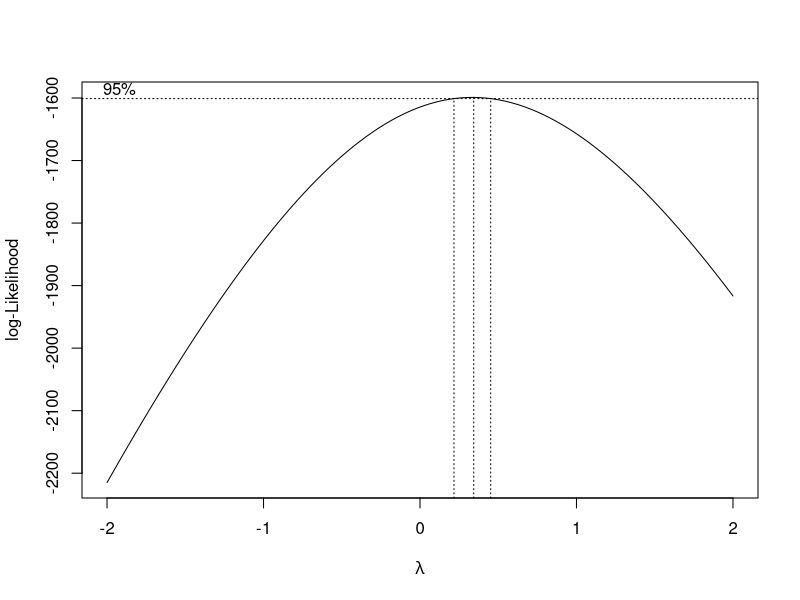
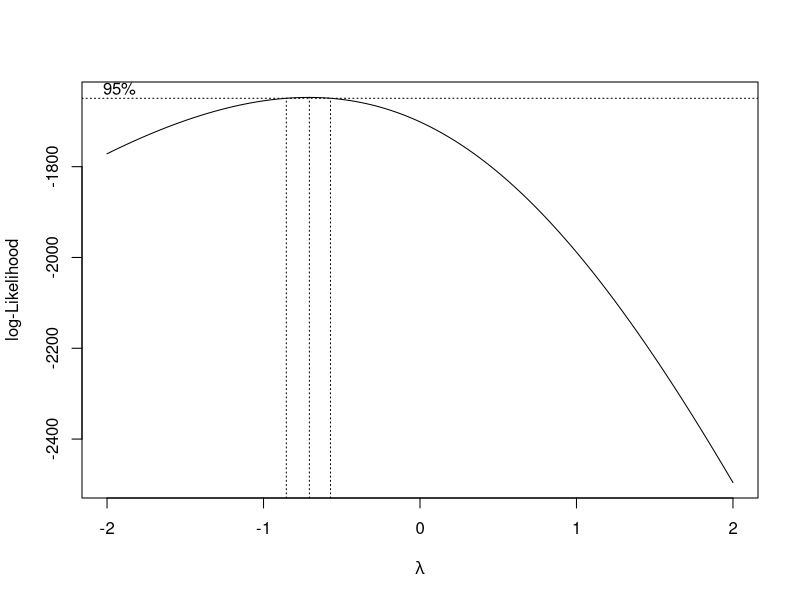
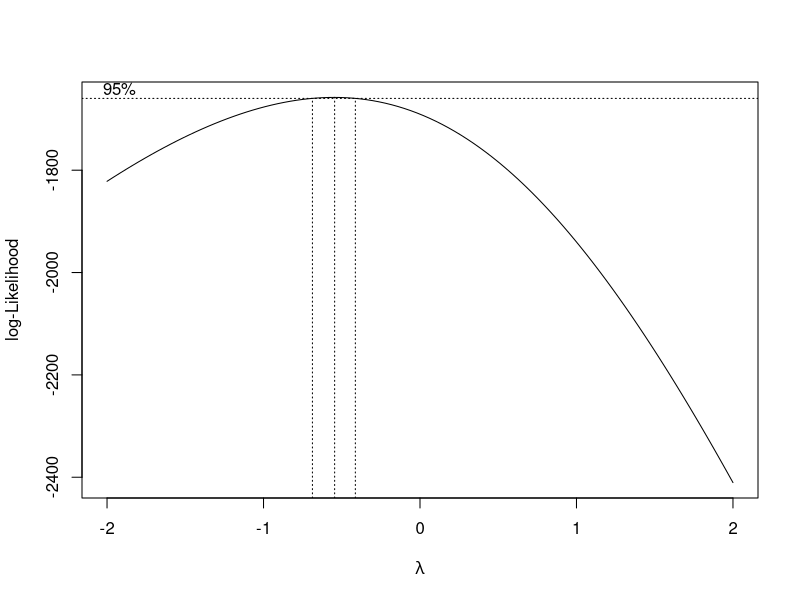
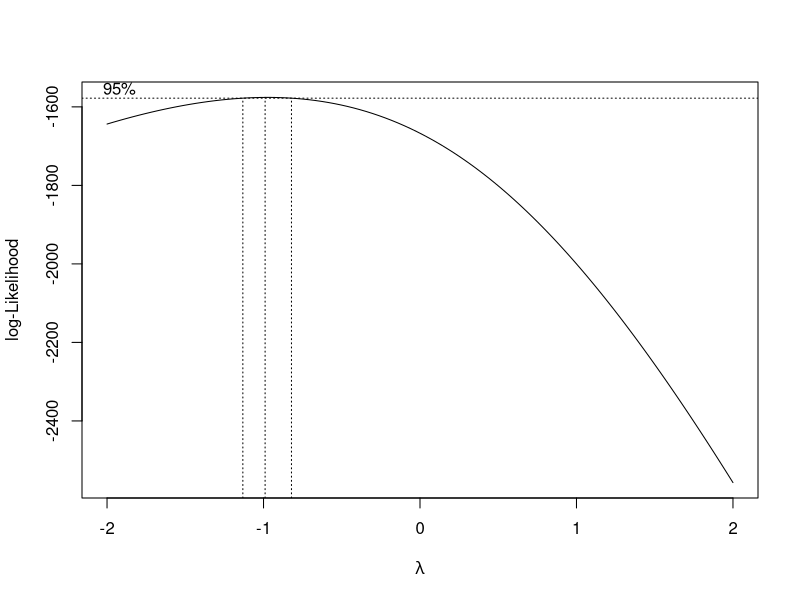
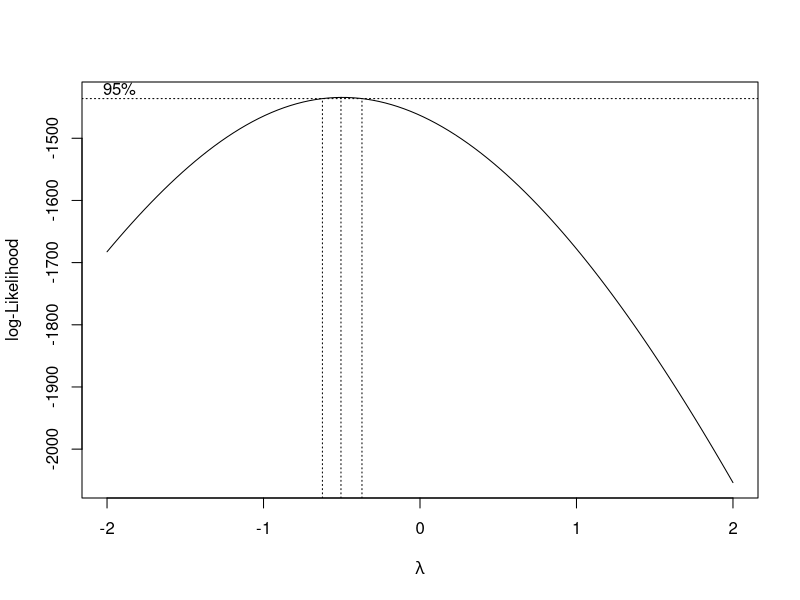
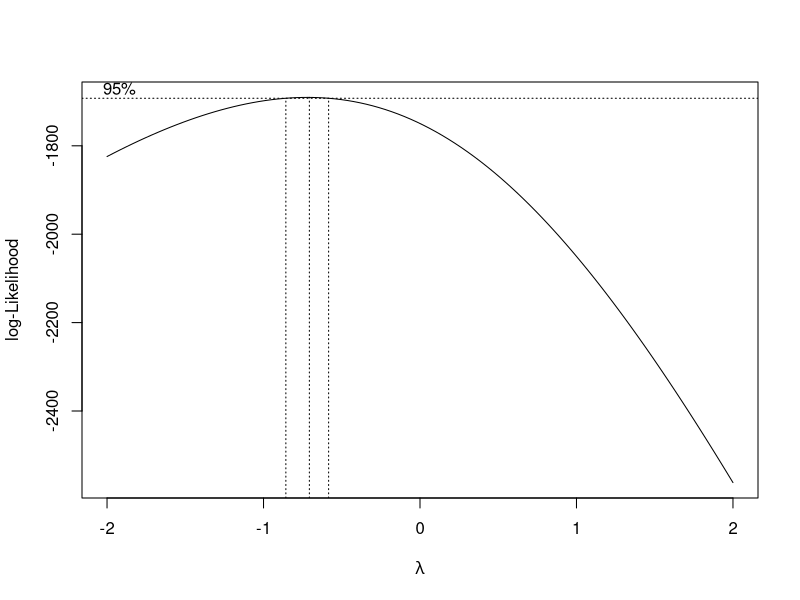
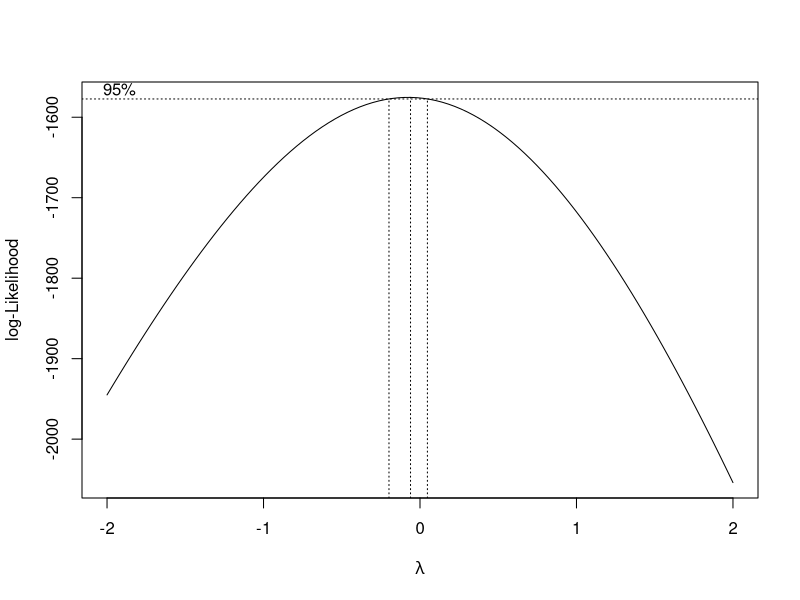
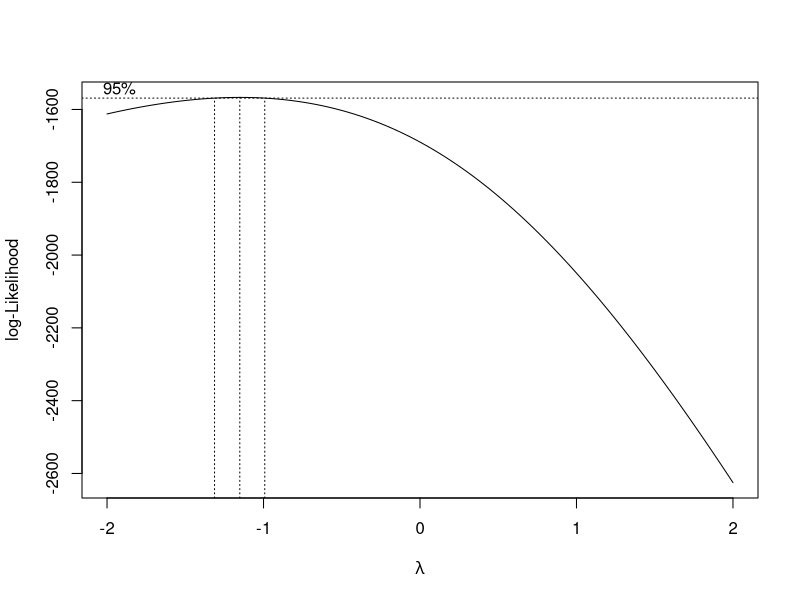

These figures' R source, in order:
library(tidyverse)
library(ggplot2)
library(dplyr)
library(stringr)
library(MASS)
library(pROC)

moda=function(vector){
  return(as.numeric(names(which.max(table(unique(vector))))))
}

factores=function(vector){
  threshold=round(length(vector))/10
  return(names(table(vector)[table(vector)>threshold]))
}

limpiar2=function(df){
  #Este for iterara por las columnas del data frame
  for (k in 2:length(colnames(df))){
    #Si la columna es numerica entra un for que itera por los datos de esa columna y cambia los datos si cumplen unas condiciones
    if (is.numeric(df[,k])==TRUE){
      
      for (r in 1:length(row.names(df))){
        #Si son NA los sustituye por la media de los valores de esa columna que no son NA.
        if (is.na(df[r,k])==1){
          
          df[r,k] <-round(mean(df[,k][is.na(df[,k])==0]))
          #Si son mayores de 10 asumimos que el segundo numero es erroneo. Dividimos por 10 y redondeamos.
        }else if(df[r,k]>10){
          df[r,k] <- round(df[r,k]/10)
          #Si son menores de 0 las conviertes en positivo
        }else if (df[r,k]<0){
          df[r,k]=-df[r,k]
        }
      }
      #Si en cambio esa columna es un factor habra codigio extra
    }else if(is.factor(df[,k])==TRUE){
      
      #Sacaremos los valores unicos que superen mas de X counts, que asumimos que son los niveles adecuados de ese factor
      levl=factores(df[,k])
      
      #transformamos en numerico la columna para poder operar
      df[,k] <- as.numeric(as.character(df[,k]))
      #El for itera por los valores de la columna
      for (r in 1:length(row.names(df))){
        if (is.na(df[r,k])==1){
          #Si es na lo sustituimos por la moda, ya que la media nos podria dar valores que no fuesen uno de los niveles
          df[r,k] <-moda(df[,k][is.na(df[,k])==0])
          #Si es mayor de 10 dividimos por 10 y redondeamos igual que en el otro for
        }else if(df[r,k]>10){
          df[r,k] <- round(df[r,k]/10)
          #Si es un valor que no corresponde a los niveles del factor lo sustituyo por la moda
        }else if (!(df[r,k] %in% levl)){
          df[r,k] = moda(df[,k][is.na(df[,k])==0])
        }
      }
      #lo vuelvo a condertir en factor
      df[,k] <- as.factor(df[,k])
      #le añado los niveles
      
      levels(df[,k]) <- levl
      
      
    }
    
  }
  
  return(df)
}

transformaciones=function(df,firs_col,last_col){
  for (columna in firs_col:last_col){
    box=boxcox(df[,columna] ~1)
    lambda=box$x[which.max(box$y)]
    if (lambda <= -1.5){
      df[,columna]=1/((df[,columna])^2)
    }else if(lambda> -1.5 && lambda<= -0.75){
      df[,columna]=1/df[,columna]
    }else if (lambda> -0.75 && lambda<= -0.25){
      df[,columna]=1 /sqrt(df[,columna])
    }else if(lambda> -0.25 && lambda <= 0.25){
      df[,columna]=log(df[,columna])
    }else if (lambda> 0.25 && lambda <= 0.75){
      df[,columna]=sqrt(df[,columna])
    }else if (lambda> 0.75 && lambda <= 1.5){
      df[,columna]=df[,columna]
    }else if (lambda> 1.5 ){
      df[,columna]=df[,columna]^2
    }
  }
  return(df)
}


stepwise_down=function(df,prediccion,p_value_threshold=0.05){
  i=1
  formula=paste0(prediccion,"~")
  resto_variables <-  colnames(df)[!(colnames(df)==prediccion)]
  for (name in 1:(length(resto_variables))){
    if (name==1){
      formula=paste0(formula,resto_variables[name])
    }else{
      formula=paste(formula,resto_variables[name],sep="+")
    }
    
  }
  
  for (step in 1:10){
    
    modelo=glm(formula,df,family=(binomial(link="logit")))
    resumen=summary(modelo)
    lista=(2:length(rownames(resumen$coefficients)))
    resumen=resumen$coefficients[lista,]
    menos_influyente=rownames(resumen)[resumen[,4]==max(resumen[,4])]
    primero_en_formula=unlist(str_split(str_remove(formula,paste0(prediccion,"~")),pattern = "\\+"))[1]
    if(resumen[,4][resumen[,4]==max(resumen[,4])]<p_value_threshold){
      
      break
    }
    if (menos_influyente==primero_en_formula){
      formula=str_remove(formula,paste0(menos_influyente,"\\+"))
    }else{
      formula=str_remove(formula,paste0("\\+",menos_influyente))
    }
    
    
  }
  return(modelo)
}

estadisticas=function(df,col_test,col_predic,variable_positive,variable_negative){
  tabla=table(df[,col_test],df[,col_predic],dnn = c("true_value","predicction"))
  true_positives=tabla[variable_positive,variable_positive]+tabla[variable_positive,variable_negative]
  true_negative=tabla[variable_negative,variable_negative]+tabla[variable_negative,variable_positive]
  false_positive=tabla[variable_negative,variable_positive]
  false_negative=tabla[variable_positive,variable_negative]
  
  sensitivity=round((true_positives/(true_positives+false_negative))*100,2)
  specificity=round((true_negative/(true_negative+false_positive))*100,2)
  PPV=round((true_positives/(true_positives+false_positive))*100,2)
  NPV=round((true_negative/(true_negative+false_negative))*100,2)
  FPR=round((false_positive/(false_positive+true_negative))*100,2)
  FNR=round((false_negative/(false_negative+true_positives))*100,2)
  
  Accuracy=round(((true_positives+true_negative)/(true_negative+true_positives+false_negative+false_positive))*100,2)
  
  print(tabla)
  print(paste0("Sensitivity: ",sensitivity,"%"))
  print(paste0("Specificity: ",specificity,"%"))
  print(paste0("Positive Predictive Value: ", PPV,"%"))
  print(paste0("Negative Predictive Value: ",NPV,"%"))
  print(paste0("False Positive Rate: ",FPR,"%"))
  print(paste0("False Negative Rate: ",FNR,"%"))
  print(paste0("Accuracy: ",Accuracy,"%"))
  data=data.frame(sensitivity,specificity,PPV,NPV,FPR,FNR,Accuracy)
  row.names(data)="%"
  return(t(data))
}

ROC=function(df,col_test,col_predic,variable_positive,variable_negative){
  sens=vector()
  FPR=vector()
  thresh=vector()
  for(threshold in seq(0,1,0.01)){
    dataframe=df
    dataframe[,col_predic]=ifelse(dataframe[,col_predic]<=threshold,0,1)
    dataframe[,col_predic]=as.factor( dataframe[,col_predic])
    levels( dataframe[,col_predic]) <- c(variable_positive,variable_negative)
    
    esta=estadisticas(dataframe,col_test,col_predic,variable_positive,variable_negative)
    thresh=append(thresh,threshold)
    sens=append(sens,esta[1,])
    FPR=append(FPR,esta[5,])
    
  }
  resultados=as.data.frame(cbind(thresh,sens,FPR))
  return(resultados)
}



setwd("/home/alvaro/Documentos/rstudio/MachineLearnI/")
raw_train=read.csv("./data/Breast_Cancer_train.data",sep = "_",header = FALSE)
raw_test <- read.csv("./data/Breast_Cancer_test_completo.csv")


#Arreglamos el train dataset
train_complete <- raw_train %>% mutate_all(~ str_replace_all(., "h", ""))
train_complete  <- as.data.frame(lapply(train_complete, as.numeric))
train_complete[,12] <- as.factor(train_complete[,12])
colnames(train_complete)=c("ID","clump_thickness","unif_cell_size","unif_cell_shape","Marg_adhes","Epith_cell_size","Bare_nucl","Bland_chrom","Normal_nucleoli","Mitoses","Group","class")
train_complete <- limpiar2(train_complete)

#Arreglamos el test dataset
test_complete <- as.data.frame(lapply(raw_test,as.numeric))
test_complete[,12] <- as.factor(test_complete[,12])
colnames(test_complete)=c("ID","clump_thickness","unif_cell_size","unif_cell_shape","Marg_adhes","Epith_cell_size","Bare_nucl","Bland_chrom","Normal_nucleoli","Mitoses","Group","class")
test_complete <- limpiar2(test_complete)


levels(train_complete$class) <- c("Benign","Malign")
levels(test_complete$class) <- c("Benign","Malign")


train_complete_norm <- transformaciones(train_complete,2,11)

train_long <- gather(train_complete, key = "variable", value = "value", -ID,-class)
train_long_norm <- gather(train_complete_norm, key = "variable", value = "value", -ID,-class)

ggplot(train_long, aes(x=variable, y=value)) + geom_boxplot() + facet_wrap(~variable, scales = "free")
ggplot(train_long_norm, aes(x=variable, y=value)) + geom_boxplot() + facet_wrap(~variable, scales = "free")



train_complete_norm <- train_complete_norm[sample(1:length(row_number(train_complete))),]

tercio <- round(length(row_number(train_complete_norm))/3)

train_group1 <- train_complete_norm[1:tercio,]
train_group2 <- train_complete_norm[(tercio+1):(tercio*2),]
train_group3 <- train_complete_norm[((tercio*2)+1):length(row_number(train_complete)),]

train_1=rbind(train_group1,train_group2)
test_1=train_group3

train_2=rbind(train_group1,train_group3)
test_2=train_group2

train_3=rbind(train_group3,train_group2)
test_3=train_group1


modelo1=stepwise_down(train_1,"class")
modelo2=stepwise_down(train_2,"class")
modelo3=stepwise_down(train_3,"class")


print(summary(modelo1)$coefficients)
print(summary(modelo2)$coefficients)
print(summary(modelo3)$coefficients)

prediccion1=as.factor(round(predict(modelo1,test_1,type="response")))
levels(prediccion1) <- c("Benign","Malign")
prediccion2=as.factor(round(predict(modelo2,test_2,type="response")))
levels(prediccion2) <- c("Benign","Malign")
prediccion3=as.factor(round(predict(modelo3,test_3,type="response")))
levels(prediccion3) <- c("Benign","Malign")

comparacion1 <- cbind(test_1,prediccion1)
comparacion1[!(comparacion1$class==comparacion1$prediccion1),]

comparacion2<- cbind(test_2,prediccion2)
comparacion2[!(comparacion2$class==comparacion2$prediccion2),]

comparacion3 <- cbind(test_3,prediccion3)
comparacion3[!(comparacion3$class==comparacion3$prediccion3),]



modelo_final=stepwise_down(train_complete_norm,"class",p_value_threshold = 0.05)
summary(modelo_final)
test_complete <- transformaciones(test_complete,2,11)
prediccion_final=predict(modelo_final,test_complete,type="response")
levels(prediccion_final) <- c("Benign","Malign")

comparacion_final <- cbind(test_complete,prediccion_final)

comparacion_final[,"prediccion_final"]=as.factor(ifelse(comparacion_final[,"prediccion_final"]<=0.1,0,1))
levels(comparacion_final[,"prediccion_final"])=c("Benign","Malign")
estats3=estadisticas(comparacion_final,"class","prediccion_final","Benign","Malign")

